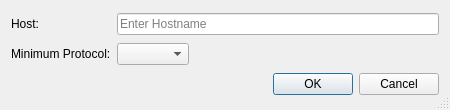
<?xml version="1.0" encoding="UTF-8"?>
<ui version="4.0">
 <class>HgUserConfigHostMinimumProtocolDialog</class>
 <widget class="QDialog" name="HgUserConfigHostMinimumProtocolDialog">
  <property name="geometry">
   <rect>
    <x>0</x>
    <y>0</y>
    <width>450</width>
    <height>110</height>
   </rect>
  </property>
  <property name="windowTitle">
   <string>Minimum Protocol</string>
  </property>
  <property name="sizeGripEnabled">
   <bool>true</bool>
  </property>
  <layout class="QGridLayout" name="gridLayout">
   <item row="0" column="0">
    <widget class="QLabel" name="label">
     <property name="text">
      <string>Host:</string>
     </property>
    </widget>
   </item>
   <item row="0" column="1">
    <widget class="QLineEdit" name="hostEdit">
     <property name="toolTip">
      <string>Enter the host name</string>
     </property>
     <property name="placeholderText">
      <string>Enter Hostname</string>
     </property>
     <property name="clearButtonEnabled">
      <bool>true</bool>
     </property>
    </widget>
   </item>
   <item row="1" column="0">
    <widget class="QLabel" name="hashLabel">
     <property name="text">
      <string>Minimum Protocol:</string>
     </property>
    </widget>
   </item>
   <item row="1" column="1">
    <layout class="QHBoxLayout" name="horizontalLayout">
     <item>
      <widget class="QComboBox" name="minimumProtocolComboBox"/>
     </item>
     <item>
      <spacer name="horizontalSpacer">
       <property name="orientation">
        <enum>Qt::Horizontal</enum>
       </property>
       <property name="sizeHint" stdset="0">
        <size>
         <width>178</width>
         <height>20</height>
        </size>
       </property>
      </spacer>
     </item>
    </layout>
   </item>
   <item row="2" column="0" colspan="2">
    <widget class="QDialogButtonBox" name="buttonBox">
     <property name="orientation">
      <enum>Qt::Horizontal</enum>
     </property>
     <property name="standardButtons">
      <set>QDialogButtonBox::Cancel|QDialogButtonBox::Ok</set>
     </property>
    </widget>
   </item>
  </layout>
 </widget>
 <tabstops>
  <tabstop>hostEdit</tabstop>
  <tabstop>minimumProtocolComboBox</tabstop>
 </tabstops>
 <resources/>
 <connections>
  <connection>
   <sender>buttonBox</sender>
   <signal>accepted()</signal>
   <receiver>HgUserConfigHostMinimumProtocolDialog</receiver>
   <slot>accept()</slot>
   <hints>
    <hint type="sourcelabel">
     <x>248</x>
     <y>254</y>
    </hint>
    <hint type="destinationlabel">
     <x>157</x>
     <y>274</y>
    </hint>
   </hints>
  </connection>
  <connection>
   <sender>buttonBox</sender>
   <signal>rejected()</signal>
   <receiver>HgUserConfigHostMinimumProtocolDialog</receiver>
   <slot>reject()</slot>
   <hints>
    <hint type="sourcelabel">
     <x>316</x>
     <y>260</y>
    </hint>
    <hint type="destinationlabel">
     <x>286</x>
     <y>274</y>
    </hint>
   </hints>
  </connection>
 </connections>
</ui>
